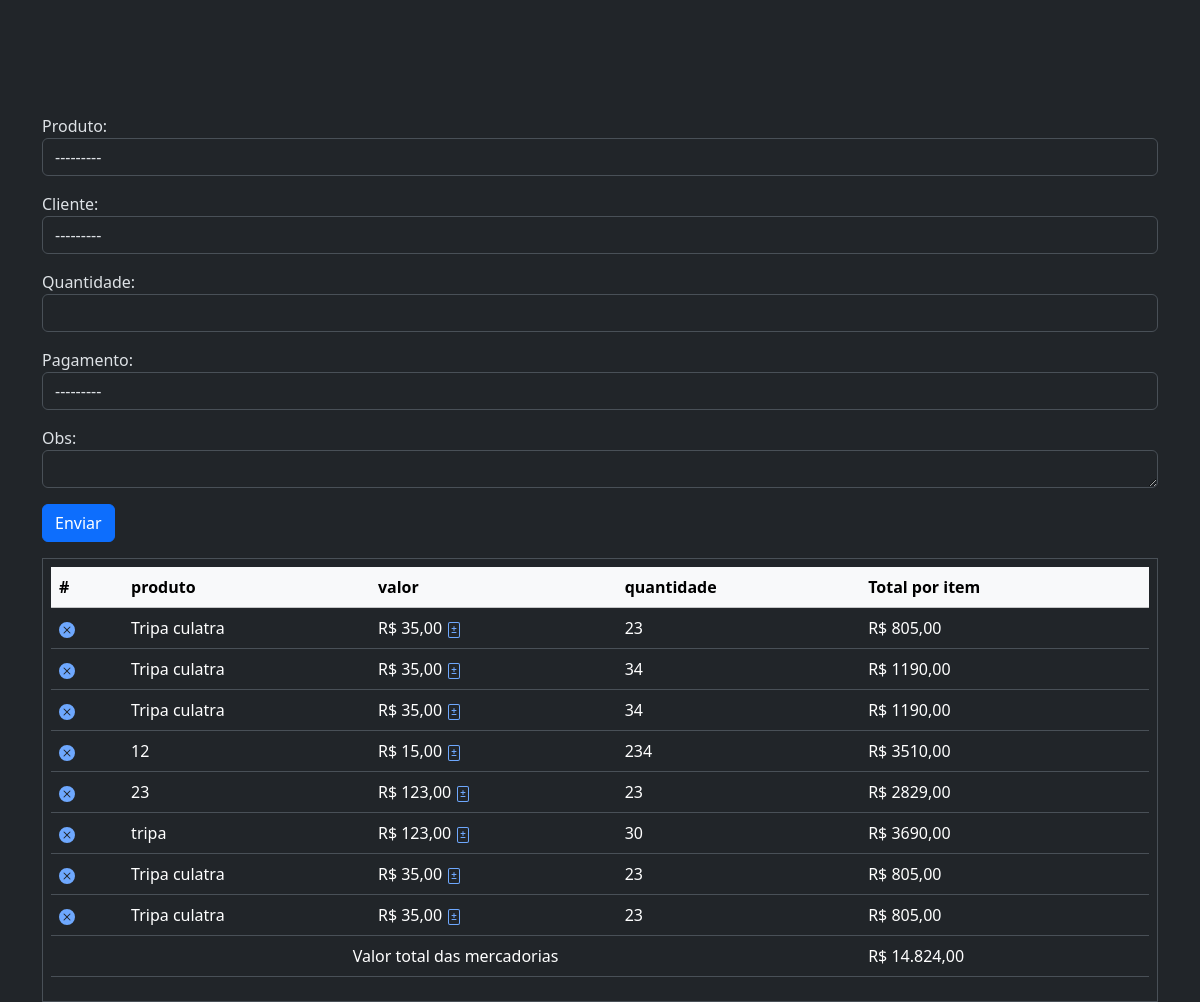
/vendas_filipe/, run on an earlier commit of the app's database.
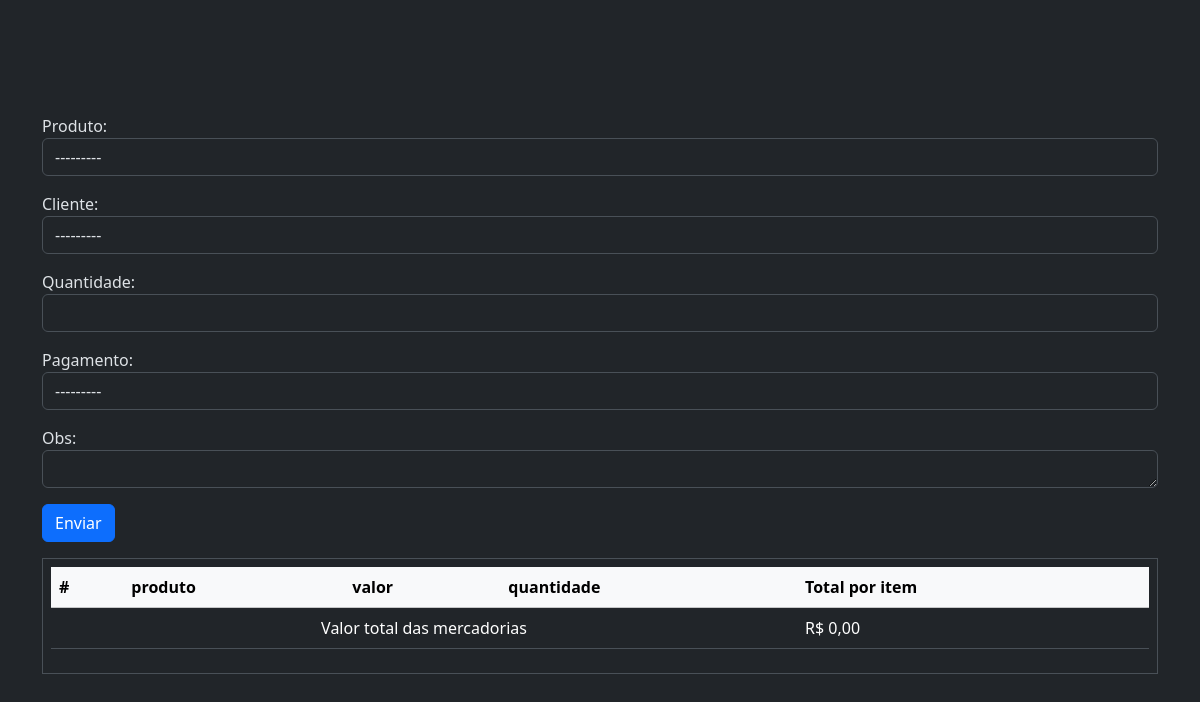
And on a later commit of the database.
### produto/models.py (models this page shows)
class Produto(models.Model):
    produto = models.CharField(max_length=200)
    tipo = models.OneToOneField(Tipo, on_delete=models.CASCADE)
    marca = models.CharField(max_length=100)
    custo = models.DecimalField(decimal_places=2 , max_digits=8)
    preco_venda = models.DecimalField(decimal_places=2 , max_digits=8)
    quantidade = models.IntegerField()
    def __str__(self):
        return f"{self.produto}"

### area_vendedores/models.py (models this page shows, shortened)
class VenFilipe(models.Model):
    produto = models.ForeignKey(Produto, on_delete=models.CASCADE)
    valor = models.DecimalField(max_digits=7, decimal_places=2)
    cliente = models.ForeignKey(Cliente, on_delete=models.CASCADE,blank=True , null=True)
    quantidade = models.IntegerField()
    pagamento = models.CharField(max_length=50 ,choices=MODELO_PAGAMENTO )
    obs = models.TextField()
    class Meta:
       ordering = ['-id']
    @property
    def total(self):
        tt = self.valor * self.quantidade
        return tt

### area_vendedores/views.py (the view)
# urls.py: path('vendas_filipe/' , VenFilipeListView.as_view() , name='filipe_venda'),
class VenFilipeListView(CreateView):
    model = VenFilipe
    template_name = 'filipe.html'
    form_class = VenFilipeForm
    success_url = reverse_lazy('filipe_venda')
    def get_context_data(self, **kwargs):
        context = super().get_context_data(**kwargs)
        context['filipe_model'] = VenFilipe.objects.all()
        context['valorfinal'] = metrica_vendedor()
        return context

### area_vendedores/forms.py
class VenFilipeForm(forms.ModelForm):
    class Meta:
        model = VenFilipe
        fields = [
            'produto','cliente','quantidade','pagamento','obs',
        ]
        widgets = {
            "produto" : forms.Select(attrs={'class': 'form-control'}),
            "valor" : forms.NumberInput(attrs={'class': 'form-control'}),
            "cliente" : forms.Select(attrs={'class': 'form-control'}),
            "quantidade" : forms.NumberInput(attrs={'class': 'form-control'}),
            "pagamento" : forms.Select(attrs={'class': 'form-control'}),
            "obs" : forms.Textarea(attrs={'class': 'form-control' , 'rows':1}),
        }

### area_vendedores/metrica.py (called while the page is built)
def metrica_vendedor():
    resultado = 0.00
    for i in VenFilipe.objects.all():
        resultado +=  float(i.total)
    return dict(
        valorTotal = number_format(resultado, decimal_pos=2 , force_grouping=True),
    )

### area_vendedores/templates/filipe.html (shortened to what this page needs)
{% extends "base.html" %}
{% block content %}
<div class="container box_vendas">
    <form action="." method="post" class=" mt-4 mb-3">
        {{ form.as_p }}
        <input type="submit" value="Enviar" class="btn btn-primary">
    </form>
    <div class="mb-3 w-100 table-filipe border p-2">
        <table class="table">
            <thead class="table-light">
                <tr>
                    <th scope="col">#</th>
                    <th scope="col">produto</th>
                    <th scope="col">valor</th>
                    <th scope="col">quantidade</th>
                    <th scope="col">Total por item</th>
                  </tr>
            </thead>
            <tbody>
                {% for venFilipe in  filipe_model%}
                <tr>
                    <th scope="row">
                        <a href="{% url "delete_produto" venFilipe.id %}">
                        </a>
                    </th>
                    <td>{{ venFilipe.produto }}</td>
                    <td>
                        R$ {{ venFilipe.valor }}
                        <a href="{% url "alter_preço_filipe" venFilipe.id %}">
                        </a>
                    </td>
                    <td>{{ venFilipe.quantidade }}</td>
                    <td>R$ {{ venFilipe.total }}</td>
                {% endfor %}
            </tbody>
            <tfoot>
                <tr>
                    <td colspan="4" class="text-center">Valor total das mercadorias</td>
                    <td>R$ {{valorfinal.valorTotal}}</td>
                </tr>
            </tfoot>
          </table>
    </div>
</div>
{% endblock %}

### templates/base.html (shortened to what this page needs)
{% load static %}
<!DOCTYPE html>
<html lang="pt-br" data-bs-theme="dark" >
<head>
    <link rel="stylesheet" href="{% static "css/base.css" %}">
    <link rel="stylesheet" href="{% static "css/home.css" %}">
    <link rel="stylesheet" href="{% static "css/tabela.css" %}">
    <link href="https://cdn.jsdelivr.net/npm/bootstrap@5.3.3/dist/css/bootstrap.min.css" rel="stylesheet">
</head>
<body>
    <header class="mb-3 fixed-top">
    </header>
    <main>
        {% block content %}
        {% endblock %}
    </main>
</body>
</html>

### static/css/base.css (style rules this page uses)
header { height:15vh; position: relative; top: 0; }
main { position: relative; top: 90px; height:80vh; }

### static/css/tabela.css (style rules this page uses)
thead tr { position: sticky; top: 20vh; }

What changed in the data, as far as the page shows it:
removed VenFilipe: produto "Tripa culatra", valor "35,00", quantidade "23", total "805,00"
removed VenFilipe: produto "Tripa culatra", valor "35,00", quantidade "34", total "1190,00"
removed VenFilipe: produto "Tripa culatra", valor "35,00", quantidade "34", total "1190,00"
removed VenFilipe: produto "12", valor "15,00", quantidade "234", total "3510,00"
removed VenFilipe: produto "23", valor "123,00", quantidade "23", total "2829,00"
removed VenFilipe: produto "tripa", valor "123,00", quantidade "30", total "3690,00"
removed VenFilipe: produto "Tripa culatra", valor "35,00", quantidade "23", total "805,00"
removed VenFilipe: produto "Tripa culatra", valor "35,00", quantidade "23", total "805,00"
Also different on the page:
{{ valorfinal.valorTotal }}: "14.824,00" → "0,00"
